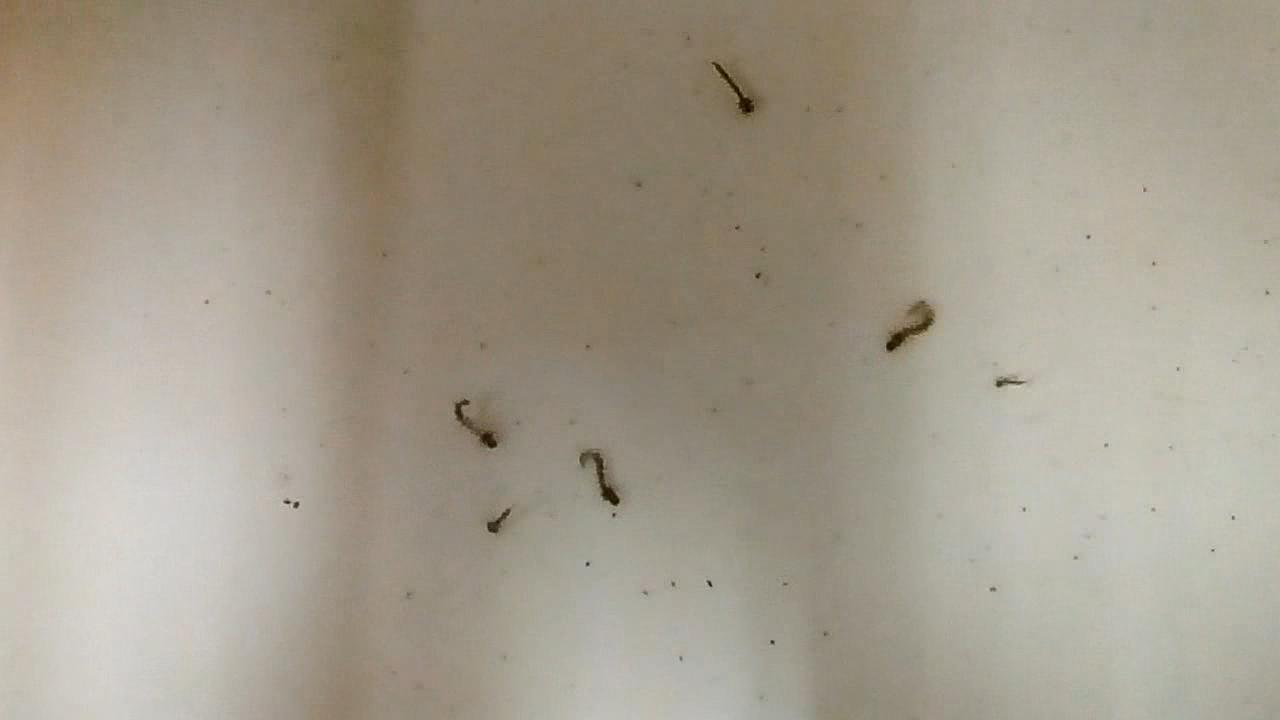
%> input picture Task/contras/jentik.jpg, 1280 x 720 px
$ octave jentikTugas.m   (GNU Octave 9; MATLAB toolbox functions it lacks are replaced by stand-ins)
%> lines starting %> are read from the running program, lines starting %| are printed output that depends on the picture
clc;
clear;

I = imread('jentik.jpg');
%> I is the input picture: size 720x1280x3 uint8; mean R, G, B 164, 155.9, 141
Ir = imresize(I, [250 250]);
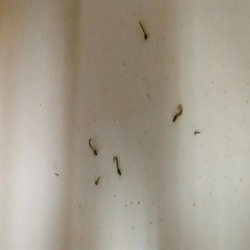
%> Ir: size 250x250x3 uint8; mean R, G, B 164, 155.9, 141
NI = 140-Ir;
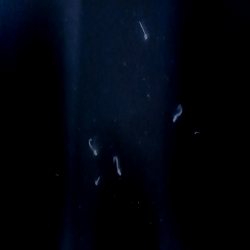
%> NI: size 250x250x3 uint8; mean R, G, B 1.4, 5.2, 13.2
[row, col] = size(NI);
%> row = 250; col = 750
for i = 1:1:row
    for j = 1:1:col
        if ((NI(i,j)>50)) && (NI(i,j)<255)
            NI(i,j)=0;
        else
            NI(i,j)=255;
        end
    end
end
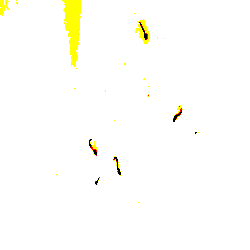
%> NI: size 250x250x3 uint8; mean R, G, B 254.5, 254.3, 249.6

xg = 0.90*NI(:,:,1)+0.25*NI(:,:,2)+0.45*NI(:,:,3);

subplot(2,2,1),imshow(Ir),title('Gambar Asli');
subplot(2,2,2),imshow(NI),title('Gambar Negative');
subplot(2,2,3),imshow(xg),title('Gambar Hasil');
